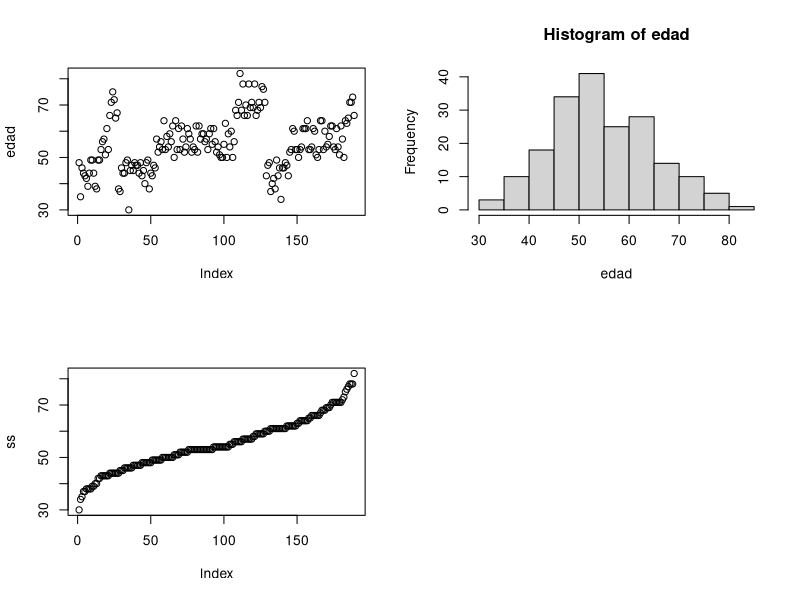

Recreate this plot in R.
rm(list=ls())

datos <- read.csv('./ch01/EXA_C01_S04_01.csv', header=T)

print(names(datos))

edad = datos[,2]

print(summary(edad))

cat('media= ', mean(edad),'\n')
cat('mediana= ', median(edad),'\n')
cat('desviacion estndar= ', sd(edad),'\n')
cat('varianza= ', var(edad),'\n')
cat('iqr= ', IQR(edad),'\n')
cat('rango= ', range(edad),'\n')

par(mfrow=c(2,2))
plot(edad)
hist(edad)
ss = sort(edad)

plot(ss)








